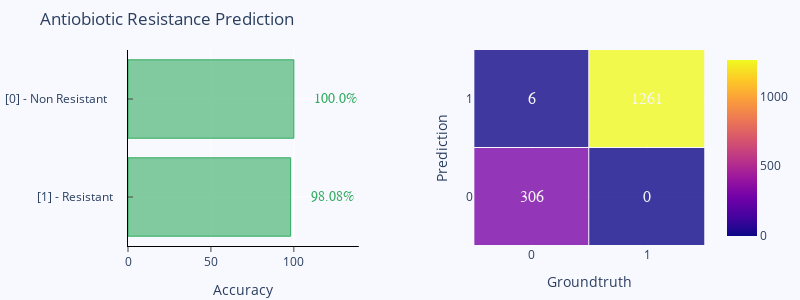

Source (notebook cell):
### Code cell
import plotly.graph_objects as go
from plotly.subplots import make_subplots
import plotly.express as px
import numpy as np

y_saving = [0.9807692170143127, 1.0]


for x,val in enumerate(y_saving):
    y_saving[x] = val*100
    


y_net_worth = y_saving


# x = ['Acinetobacter','B subtilis','E. coli K12','S. aureus','E. coli (CCUG17620)','E. coli (NCTC13441)','E. coli (A2-39)','K. pneumoniae (A2-23)','S. aureus (CCUG35600)','E. coli (101)','E. coli (102)','E. coli (104)','K. pneumoniae (210)','K. pneumoniae (211)','K. pneumoniae (212)','K. pneumoniae (240)','Acinetobacter K12-21','Acinetobacter K48-42','Acinetobacter K55-13','Acinetobacter K57-06','Acinetobacter K71-71'][::-1]

x =  ['Non Resistant      ', 'Resistant    '][::-1]




x_ = []

for idx, k in enumerate(x):
    x_.append(idx)
    x[idx] = f"[{1-idx}] - {k}"
    
    
    
# Creating two subplots
fig = make_subplots(rows=1, cols=2, specs=[[{}, {}]], shared_xaxes=True,
                    shared_yaxes=False, vertical_spacing=1,  horizontal_spacing = 0.2)

fig.append_trace(go.Bar(
    x=y_saving,
    y=x,
    marker=dict(
        color='rgba(50, 171, 96, 0.6)',
        line=dict(
            color='rgba(50, 171, 96, 1.0)',
            width=1),
    ),
    name='Accuracy',
    orientation='h',
), 1, 1)

# fig.append_trace(go.Scatter(
#     x=y_net_worth, y=x,
#     mode='lines+markers',
#     line_color='rgb(128, 0, 128)',
#     name='Household net worth, Million USD/capita',
# ), 1, 2)


# set up figure 

fig.add_trace(go.Heatmap(x = x_, y= x_, z = z_,opacity=0.8, xgap = 1,ygap=1, coloraxis = "coloraxis", ),1,2)



# fig.append_trace(fig_,1,2)


fig.update_layout(
    title='Antiobiotic Resistance Prediction',
    yaxis=dict(
        showgrid=True,
        showline=True,
        showticklabels=True,
        zeroline = True,
        linewidth=1, 
        linecolor='black',
        ticks="inside",
    ),
#     yaxis2=dict(
#         showgrid=False,
#         showline=True,
#         showticklabels=False,
#         linecolor='rgba(102, 102, 102, 0.8)',
#         linewidth=2,
#         domain=[0, 0.85],
#     ),
    
    yaxis2=dict(dtick=1,
                title={'text': "Prediction"}
               ),
    xaxis=dict(  title={'text': "Accuracy"},
        zeroline=False,
        showline=True,
        linecolor='black',ticks="outside",
        showticklabels=True,
               linewidth=1, 
        showgrid=True,
    ),
    xaxis2=dict(dtick=1, 
            title={'text': "Groundtruth"}
           ),
#     xaxis2=dict(
#         zeroline=False,
#         showline=False,
#         showticklabels=True,
#         showgrid=True,
#         domain=[0.47, 1],
#         side='top',
#         dtick=25000,
#     ),
    legend=dict(x=0.029, y=1.038, font_size=10), 
    margin=dict(l=5, r=5, t=50, b=50),
    paper_bgcolor='rgb(248, 248, 255)',
    plot_bgcolor='rgb(248, 248, 255)',
)


annotations = []
for n, row in enumerate(z_):
    for m, val in enumerate(row):
        annotations.append(dict(text=str(z_[n][m]), x=x_[m], y=x_[n],
                                         xref='x2', yref='y2', showarrow=False, font=dict(family='Arial', size=16,
                                      color='rgb(245,245,245)')))


fig.update_layout(
    width = 800,
    height = 300,
    autosize=False
)



y_s = np.round(y_saving, decimals=2)
y_nw = np.rint(y_net_worth)

# Adding labels
for ydn, yd, xd in zip(y_nw, y_s, x):
    # labeling the scatter savings
#     annotations.append(dict(xref='x2', yref='y2',
#                             y=xd, x=ydn - 20000,
#                             text='{:,}'.format(ydn) + 'M',
#                             font=dict(family='Arial', size=12,
#                                       color='rgb(128, 0, 128)'),
#                             showarrow=False))
    # labeling the bar net worth
    annotations.append(dict(xref='x1', yref='y1',
                            y=xd, x=yd + 25,
                            text=str(yd) + '%',
                            font=dict(family='Arial', size=14,
                                      color='rgb(50, 171, 96)'),
                            showarrow=False))

fig.update_layout(annotations=annotations)

fig.show()
fig.write_image("ARP.pdf")

### Figure 1 — Plotly figure (JSON) as saved in the notebook; plotly's stock layout.template omitted (floating-point values rounded to 4 significant figures)
{"data": [{"marker": {"color": "rgba(50, 171, 96, 0.6)", "line": {"color": "rgba(50, 171, 96, 1.0)", "width": 1}}, "name": "Accuracy", "orientation": "h", "type": "bar", "x": [98.08, 100], "xaxis": "x", "y": ["[1] - Resistant    ", "[0] - Non Resistant      "], "yaxis": "y"}, {"coloraxis": "coloraxis", "opacity": 0.8, "type": "heatmap", "x": [0, 1], "xaxis": "x2", "xgap": 1, "y": [0, 1], "yaxis": "y2", "ygap": 1, "z": [[306, 0], [6, 1261]]}], "layout": {"annotations": [{"font": {"color": "rgb(245,245,245)", "family": "Arial", "size": 16}, "showarrow": false, "text": "306", "x": 0, "xref": "x2", "y": 0, "yref": "y2"}, {"font": {"color": "rgb(245,245,245)", "family": "Arial", "size": 16}, "showarrow": false, "text": "0", "x": 1, "xref": "x2", "y": 0, "yref": "y2"}, {"font": {"color": "rgb(245,245,245)", "family": "Arial", "size": 16}, "showarrow": false, "text": "6", "x": 0, "xref": "x2", "y": 1, "yref": "y2"}, {"font": {"color": "rgb(245,245,245)", "family": "Arial", "size": 16}, "showarrow": false, "text": "1261", "x": 1, "xref": "x2", "y": 1, "yref": "y2"}, {"font": {"color": "rgb(50, 171, 96)", "family": "Arial", "size": 14}, "showarrow": false, "text": "98.08%", "x": 123.1, "xref": "x", "y": "[1] - Resistant    ", "yref": "y"}, {"font": {"color": "rgb(50, 171, 96)", "family": "Arial", "size": 14}, "showarrow": false, "text": "100.0%", "x": 125, "xref": "x", "y": "[0] - Non Resistant      ", "yref": "y"}], "autosize": false, "height": 300, "legend": {"font": {"size": 10}, "x": 0.029, "y": 1.038}, "margin": {"b": 50, "l": 5, "r": 5, "t": 50}, "paper_bgcolor": "rgb(248, 248, 255)", "plot_bgcolor": "rgb(248, 248, 255)", "title": {"text": "Antiobiotic Resistance Prediction"}, "width": 800, "xaxis": {"anchor": "y", "autorange": true, "domain": [0, 0.4], "linecolor": "black", "linewidth": 1, "range": [0, 141.3], "showgrid": true, "showline": true, "showticklabels": true, "ticks": "outside", "title": {"text": "Accuracy"}, "type": "linear", "zeroline": false}, "xaxis2": {"anchor": "y2", "autorange": true, "domain": [0.6, 1], "dtick": 1, "range": [-0.5, 1.5], "title": {"text": "Groundtruth"}, "type": "linear"}, "yaxis": {"anchor": "x", "autorange": true, "domain": [0, 1], "linecolor": "black", "linewidth": 1, "range": [-0.5, 1.5], "showgrid": true, "showline": true, "showticklabels": true, "ticks": "inside", "type": "category", "zeroline": true}, "yaxis2": {"anchor": "x2", "autorange": true, "domain": [0, 1], "dtick": 1, "range": [-0.5, 1.5], "title": {"text": "Prediction"}, "type": "linear"}}}
